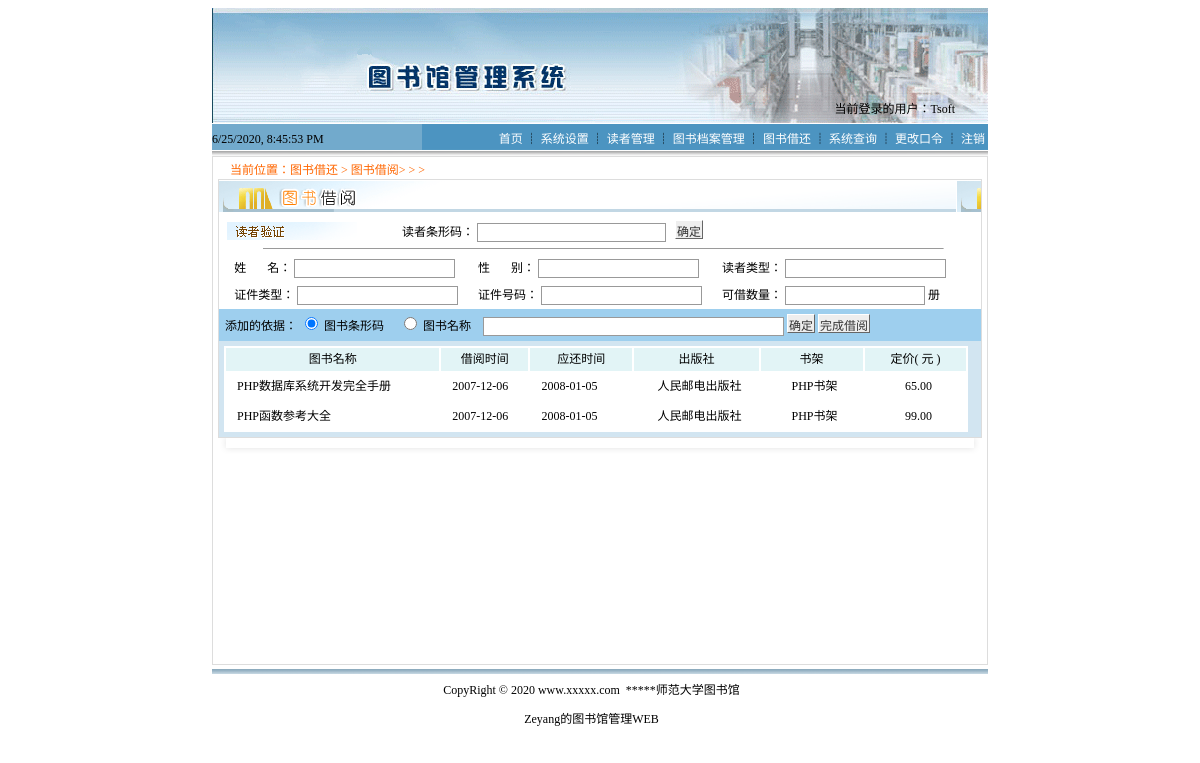
Page /bookBorrow.php (signed in) on the committed database.
### tables this page shows
CREATE TABLE `tb_borrow` (
  `id` int(10) unsigned NOT NULL AUTO_INCREMENT,
  `readerid` int(10) unsigned DEFAULT NULL,
  `bookid` int(10) DEFAULT NULL,
  `borrowTime` date DEFAULT NULL,
  `backTime` date DEFAULT NULL,
  `operator` varchar(30) DEFAULT NULL,
  `ifback` tinyint(1) DEFAULT '0',
  PRIMARY KEY (`id`)
);

CREATE TABLE `tb_bookinfo` (
  `barcode` varchar(30) DEFAULT NULL,
  `bookname` varchar(70) DEFAULT NULL,
  `typeid` int(10) unsigned DEFAULT NULL,
  `author` varchar(30) DEFAULT NULL,
  `translator` varchar(30) DEFAULT NULL,
  `ISBN` varchar(20) DEFAULT NULL,
  `price` float(8,2) DEFAULT NULL,
  `page` int(10) unsigned DEFAULT NULL,
  `bookcase` int(10) unsigned DEFAULT NULL,
  `storage` int(10) unsigned DEFAULT NULL,
  `inTime` date DEFAULT NULL,
  `operator` varchar(30) DEFAULT NULL,
  `del` tinyint(1) DEFAULT '0',
  `id` int(11) NOT NULL AUTO_INCREMENT,
  PRIMARY KEY (`id`)
);

CREATE TABLE `tb_publishing` (
  `ISBN` varchar(20) DEFAULT NULL,
  `pubname` varchar(30) DEFAULT NULL
);

CREATE TABLE `tb_bookcase` (
  `id` int(10) unsigned NOT NULL AUTO_INCREMENT,
  `name` varchar(30) DEFAULT NULL,
  PRIMARY KEY (`id`)
);

### bookBorrow.php (the view, shortened to what this page needs)
<html>
<head>
<link href = 'css/style.css' rel = 'stylesheet'>
</head>
<body>
<?php include( 'navigation.php' );
?>
<table width = '776'  border = '0' cellspacing = '0' cellpadding = '0' align = 'center'>
<tr>
<td valign = 'top' bgcolor = '#FFFFFF'><table width = '100%' height = '509'  border = '0' align = 'center' cellpadding = '0' cellspacing = '0' bgcolor = '#FFFFFF' class = 'tableBorder_gray'>
<tr>
<td align = 'left' valign = 'top' style = 'padding:5px;'> &nbsp;
<span class = 'word_orange'>&nbsp;
当前位置：图书借还 &gt;
图书借阅&gt;
&gt;
&gt;
</span>      <table width = '100%'  border = '0' cellpadding = '0' cellspacing = '0'>
<?php
include( 'conn/conn.php' );
?>
<form name = 'form1' method = 'post' action = ''>
<tr>
<td height = '72' align = 'center' valign = 'top' background = 'Images/main_booksort_1.gif' bgcolor = '#F8BF73'>
<table width = '100%' border = '0' cellpadding = '0' cellspacing = '0' bordercolor = '#FFFFFF' bgcolor = '#9ECFEE' class = 'tableBorder_grey'>
<tr>
<td height = '33' valign = 'top' background = 'Images/bookborr.gif'>
<table width = '100%' border = '0' cellpadding = '0' cellspacing = '0' bgcolor = '#FFFFFF'>
<tr>
<td valign = 'top'><table width = '100%' border = '0' cellpadding = '0' cellspacing = '0'>
<tr>
<td height = '33' background = 'Images/bookborr.gif'>&nbsp;
</td>
</tr>
</table>
<table width = '100%' height = '21' border = '0' cellpadding = '0' cellspacing = '0'>
<tr>
<td width = '24%' height = '18' style = 'padding-left:7px;padding-top:7px;'><img src = 'Images/bg_line.gif' width = '132' height = '20'></td>
<td width = '76%' style = 'padding-top:7px;'>读者条形码：
<input name = 'barcode' type = 'text' id = 'barcode' size = '24' value = "<?php if(isset($_POST["barcode"])&& isset($sql) && mysqli_num_rows($sql)!=0){echo $info["barcode"];}?>">
<input name = 'Button' type = 'button' class = 'btn_grey' value = '确定' onClick = 'checkreader(form1)'></td>
</tr>
</table></td>
</tr>
<tr>
<td height = '13' align = 'left' style = 'padding-left:7px;'><hr width = '90%' size = '1'></td>
</tr>
<tr>
<td align = 'center'><table width = '96%' border = '0' cellpadding = '0' cellspacing = '0'>
<tr>
<td height = '27'>姓&nbsp;&nbsp;&nbsp;&nbsp;&nbsp;&nbsp;&nbsp;名：
<input name = 'readername' type = 'text' id = 'readername' value = "<?php if(isset($_POST["barcode"])&& isset($sql) && mysqli_num_rows($sql)!=0){echo $info["name"];}?>">
<input name = 'readerid' type = 'hidden' id = 'readerid' value = "<?php if(isset($_POST["barcode"])&& isset($sql) && mysqli_num_rows($sql)!=0){echo $info["id"];}?>"></td>
<td>性&nbsp;&nbsp;&nbsp;&nbsp;&nbsp;&nbsp;&nbsp;别：
<input name = 'sex' type = 'text' id = 'sex' value = "<?php if(isset($_POST["barcode"])&& isset($sql) && mysqli_num_rows($sql)!=0){echo $info["sex"];}?>"></td>
<td>读者类型：
<input name = 'readerType' type = 'text' id = 'readerType' value = "<?php if(isset($_POST["barcode"])&& isset($sql) && mysqli_num_rows($sql)!=0){echo $info["typename"];}?>"></td>
</tr>
<tr>
<td height = '27'>证件类型：
<input name = 'paperType' type = 'text' id = 'paperType' value = "<?php  if(isset($_POST["barcode"])&& isset($sql) && mysqli_num_rows($sql)!=0){echo $info["paperType"];}?>"></td>
<td>证件号码：
<input name = 'paperNo' type = 'text' id = 'paperNo' value = "<?php if(isset($_POST["barcode"])&& isset($sql) && mysqli_num_rows($sql)!=0){ echo $info["paperNO"];}?>"></td>
<td>可借数量：
<input name = 'number' type = 'text' id = 'number' value = "<?php if(isset($_POST["barcode"])&& isset($sql) && mysqli_num_rows($sql)!=0){echo $info["number"];}?>" size = '17'>
册
&nbsp;
</td>
</tr>
</table></td>
</tr>
</table></td>
</tr>
<tr>
<td height = '32'>&nbsp;
添加的依据：
<input name = 'f' type = 'radio' class = 'noborder' value = 'barcode' checked>
图书条形码 &nbsp;
&nbsp;
<input name = 'f' type = 'radio' class = 'noborder' value = 'bookname'>
图书名称&nbsp;
&nbsp;
<input name = 'inputkey' type = 'text' id = 'inputkey' size = '40'>
<input name = 'Submit' type = 'button' class = 'btn_grey' id = 'Submit' onClick = 'checkbook(form1);' value = '确定'>
<input name = 'Button2' type = 'button' class = 'btn_grey' id = 'Button2' onClick = "window.location.href='bookBorrow.php'" value = '完成借阅'>                   </td>
</tr>
<tr>
<td valign = 'top' bgcolor = '#D2E5F1' style = 'padding:5px'><table width = '99%' border = '1' cellpadding = '0' cellspacing = '0' bordercolor = '#FFFFFF' bordercolorlight = '#FFFFFF' bordercolordark = '#9ECFEE' bgcolor = '#FFFFFF'>
<tr align = 'center' bgcolor = '#E2F4F6'>
<td width = '29%' height = '25'>图书名称</td>
<td width = '12%'>借阅时间</td>
<td width = '14%'>应还时间</td>
<td width = '17%'>出版社</td>
<td width = '14%'>书架</td>
<td colspan = '2'>定价( 元 )</td>
</tr>
<?php
$readerid = $info['id'];
$sql1 = mysqli_query( $conn, "select r.*,borr.borrowTime,borr.backTime,book.bookname,book.price,pub.pubname,bc.name as bookcase from tb_borrow as borr join tb_bookinfo as book on book.id=borr.bookid join tb_publishing as pub on book.ISBN=pub.ISBN  join tb_bookcase as bc on book.bookcase=bc.id join tb_reader as r on borr.readerid=r.id  where borr.readerid='$readerid' and borr.ifback=0" );
if(mysqli_num_rows($sql1)!=0){
$info1 = mysqli_fetch_array( $sql1 );
}
if(mysqli_num_rows($sql1)!=0 ){
do {
    ?>
    <tr>
    <td height = '25' style = 'padding:5px;'>&nbsp;
    <?php echo $info1['bookname'];
    ?></td>
    <td style = 'padding:5px;'>&nbsp;
    <?php echo $info1['borrowTime'];
    ?></td>
    <td style = 'padding:5px;'>&nbsp;
    <?php echo $info1['backTime'];
    ?></td>
    <td align = 'center'>&nbsp;
    <?php echo $info1['pubname'];
    ?></td>
    <td align = 'center'>&nbsp;
    <?php echo $info1['bookcase'];
    ?></td>
    <td width = '14%' align = 'center'>&nbsp;
    <?php echo $info1['price'];
    ?></td>
    </tr>
    <?php
}
while(  $info1 = mysqli_fetch_array( $sql1 ) );
}
?>
</table>			</td>
</tr>
</table></td>
</tr>
<tr>
<td height = '19' background = 'Images/main_booksort_2.gif'>&nbsp;
</td>
</tr>
</form>
</table></td>
</tr>
</table>
<?php include( 'copyright.php' );
?></td>
</tr>
</table>
</body>
</html>

### css/style.css (style rules this page uses)
td { font-size: 9pt; line-height:144%; }
.btn_grey { font-family: "宋体"; font-size: 9pt;color: #333333; background-color: #eeeeee;cursor: hand;padding:1px;height:19px; border-top: 1px solid #FFFFFF;border-right:1px solid #666666; border-bottom: 1px solid #666666;border-left: 1px solid #FFFFFF; }
.word_orange { font-size: 9pt; color: #FF6600; }
input { font-family: "宋体"; font-size: 9pt; color: #333333; border: 1px solid #999999; }
.tableBorder_grey { border: #dddddd 1px solid }
.tableBorder_gray { border: #DDDDDD 1px solid }
hr { color:#9CA6C6; }
.noborder { border-style:none; }

### rows in the picture
tb_borrow: tb_bookinfo.bookname "PHP数据库系统开发完全手册", borrowTime "2007-12-06", backTime "2008-01-05", tb_publishing.pubname "人民邮电出版社", tb_bookcase.name "PHP书架", tb_bookinfo.price "65.00"
tb_borrow: tb_bookinfo.bookname "PHP函数参考大全", borrowTime "2007-12-06", backTime "2008-01-05", tb_publishing.pubname "人民邮电出版社", tb_bookcase.name "PHP书架", tb_bookinfo.price "99.00"

### other values in the picture
$_SESSION["admin_name"] "Tsoft"
